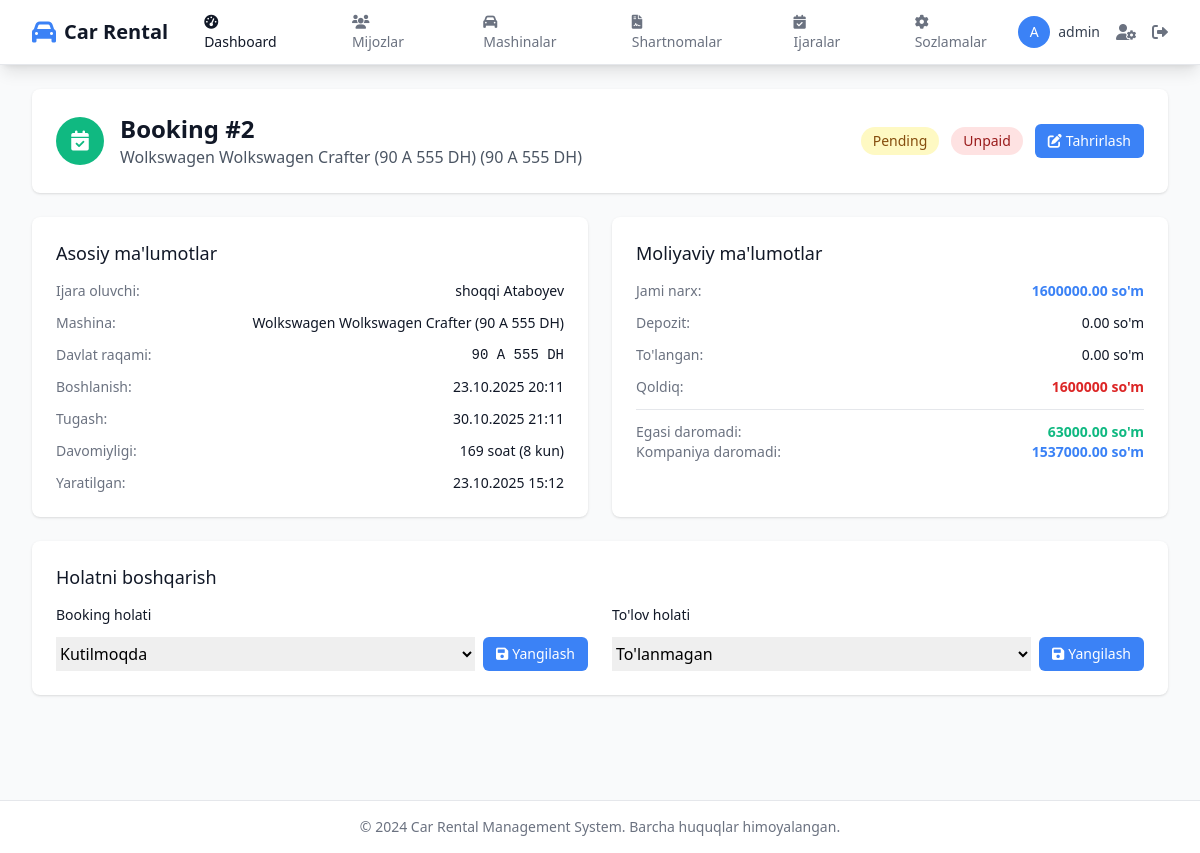
Page /bookings/2/ (signed in) on the earlier database version.
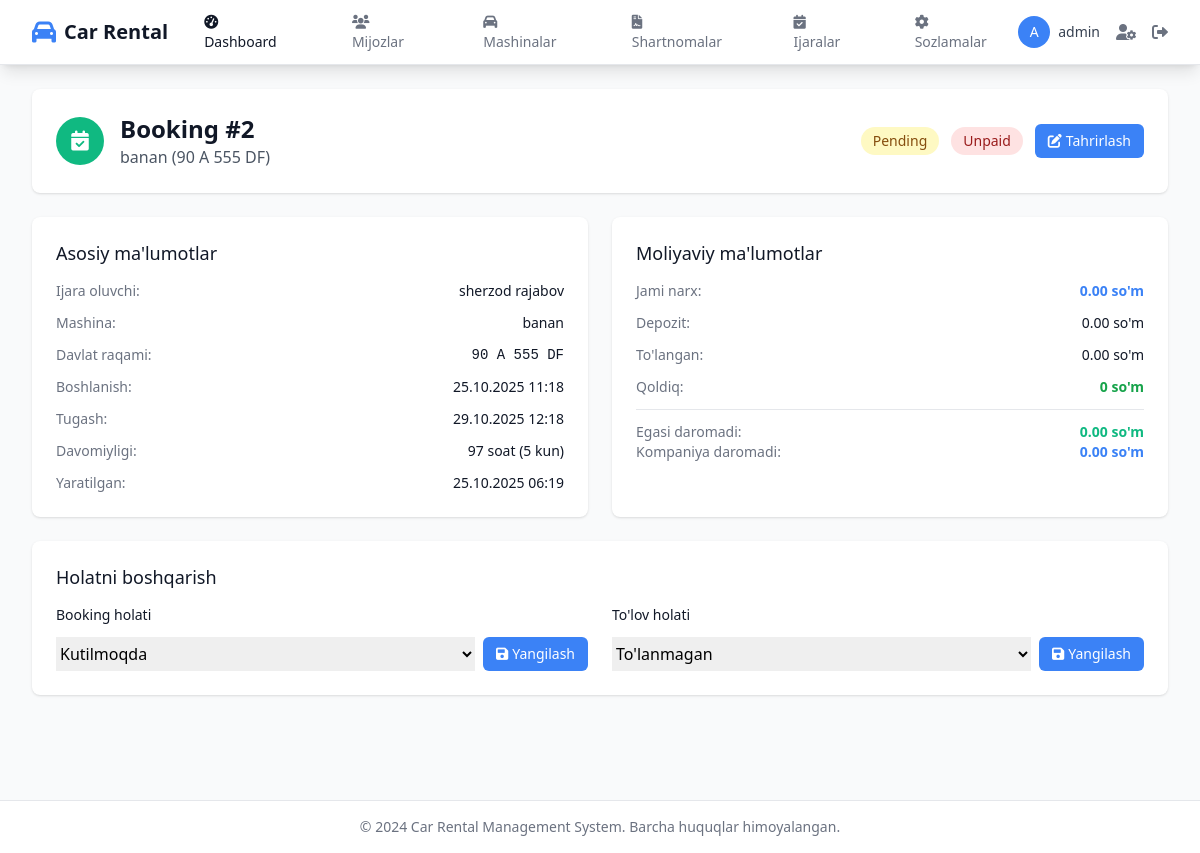
Same page on the later database version.
### bookings/models.py (models this page shows, shortened)
class Booking(models.Model):
    STATUS_CHOICES = [
        ("pending", "Pending"),
        ("active", "Active"),
        ("completed", "Completed"),
        ("cancelled", "Cancelled"),
    ]
    PAYMENT_STATUS_CHOICES = [
        ("unpaid", "Unpaid"),
        ("partial", "Partial"),
        ("paid", "Paid"),
    ]
    PAYMENT_TYPES = [
        ('deposit', 'Depozit'),
        ('advance', 'Oldindan to\'lov'),
        ('final', 'Yakuniy to\'lov'),
        ('other', 'Boshqa')
    ]
    renter = models.ForeignKey(CustomUser, on_delete=models.CASCADE, related_name="bookings")
    vehicle = models.ForeignKey(Vehicle, on_delete=models.CASCADE, related_name="bookings")
    start_at = models.DateTimeField()
    end_at = models.DateTimeField()
    status = models.CharField(max_length=20, choices=STATUS_CHOICES, default="pending")
    payment_status = models.CharField(max_length=20, choices=PAYMENT_STATUS_CHOICES, default="unpaid")
    total_price = models.DecimalField(
        max_digits=12,
        decimal_places=2,
        default=Decimal("0.00"),
        blank=True,
        null=True
    )
    deposit_amount = models.DecimalField(
        max_digits=10,
        decimal_places=2,
        default=Decimal("0.00"),
        blank=True,
        null=True
    )
    paid_amount = models.DecimalField(
        max_digits=12,
        decimal_places=2,
        default=Decimal("0.00"),
        blank=True,
        null=True
    )
    owner_earned = models.DecimalField(
        max_digits=12,
        decimal_places=2,
        default=Decimal("0.00"),
        blank=True,
        null=True
    )
    company_earned = models.DecimalField(
        max_digits=12,
        decimal_places=2,
        default=Decimal("0.00"),
        blank=True,
        null=True
    )
    created_at = models.DateTimeField(auto_now_add=True)
    updated_at = models.DateTimeField(auto_now=True)
    class Meta:
        ordering = ['-created_at']
    def duration_hours(self):
        delta = self.end_at - self.start_at
        return max(0, math.ceil(delta.total_seconds() / 3600))
    def duration_days(self):
        return math.ceil(self.duration_hours() / 24)

### vehicles/models.py (models this page shows, shortened)
class Vehicle(models.Model):
    STATUS_CHOICES = [
        ("inactive", "Faol emas"),
        ("available", "Mavjud"),
        ("rented", "Ijaraga berilgan"),
        ("maintenance", "Ta'mirda"),
    ]
    owner = models.ForeignKey(CustomUser, on_delete=models.CASCADE, related_name="vehicles")
    make = models.ForeignKey(CarMake, on_delete=models.SET_NULL, null=True, blank=True)
    model = models.ForeignKey(CarModel, on_delete=models.SET_NULL, null=True, blank=True)
    name = models.CharField(max_length=200, blank=True)
    plate_number = models.CharField(max_length=20, unique=True, validators=[plate_validator])
    year = models.PositiveSmallIntegerField(null=True, blank=True)
    daily_price = models.DecimalField(max_digits=10, decimal_places=2, default=Decimal("0.00"))
    hourly_price = models.DecimalField(max_digits=10, decimal_places=2, null=True, blank=True)
    status = models.CharField(max_length=20, choices=STATUS_CHOICES, default="inactive")
    created_at = models.DateTimeField(auto_now_add=True)
    updated_at = models.DateTimeField(auto_now=True)
    class Meta:
        ordering = ['-created_at']
    def __str__(self):
        display_name = self.name or f"{self.make} {self.model}" if self.make and self.model else "Unknown Vehicle"
        return f"{display_name} ({self.plate_number})"

class CarMake(models.Model):
    name = models.CharField(max_length=100, unique=True)
    def __str__(self):
        return self.name

class CarModel(models.Model):
    make = models.ForeignKey(CarMake, on_delete=models.CASCADE, related_name="models")
    name = models.CharField(max_length=100)
    class Meta:
        unique_together = ("make", "name")
    def __str__(self):
        return f"{self.make.name} {self.name}"

### accounts/models.py (models this page shows, shortened)
class CustomUser(AbstractUser):
    class Roles(models.TextChoices):
        OWNER = "owner", "Mashina egasi"
        RENTER = "renter", "Ijara oluvchi"
    role = models.CharField(max_length=10, choices=Roles.choices)
    phone = models.CharField(max_length=30, blank=True)
    is_verified = models.BooleanField(default=False)

### bookings/views.py (the view)
# urls.py: path('<int:pk>/', views.booking_detail, name='booking_detail'),
@login_required
def booking_detail(request, pk):
    booking = get_object_or_404(Booking, pk=pk)
    user = request.user
    if user.role == 'renter' and booking.renter != user:
        messages.error(request, 'Bu bookingni ko\'rish huquqingiz yo\'q.')
        return redirect('booking_list')
    elif user.role == 'owner' and booking.vehicle.owner != user:
        messages.error(request, 'Bu bookingni ko\'rish huquqingiz yo\'q.')
        return redirect('booking_list')
    elif user.role not in ['admin', 'owner', 'renter']:
        messages.error(request, 'Bu bookingni ko\'rish huquqingiz yo\'q.')
        return redirect('dashboard')
    context = {
        'booking': booking,
    }
    return render(request, 'bookings/booking_detail.html', context)

### templates/bookings/booking_detail.html (shortened to what the changed rows need)
{% extends 'base.html' %}
{% block content %}
<div class="space-y-6">
    <div class="bg-white shadow rounded-lg">
        <div class="px-4 py-5 sm:p-6">
            <div class="flex items-center justify-between">
                <div class="flex items-center">
                    <div class="ml-4">
                        <h1 class="text-2xl font-bold text-gray-900">Booking #{{ booking.id }}</h1>
                        <p class="text-gray-600">{{ booking.vehicle.name|default:booking.vehicle }} ({{ booking.vehicle.plate_number }})</p>
                    </div>
                </div>
                <div class="flex items-center space-x-3">
                    <span class="inline-flex items-center px-3 py-1 rounded-full text-sm font-medium
                        {% if booking.status == 'active' %}bg-green-100 text-green-800
                        {% elif booking.status == 'completed' %}bg-blue-100 text-blue-800
                        {% elif booking.status == 'cancelled' %}bg-red-100 text-red-800
                        {% else %}bg-yellow-100 text-yellow-800{% endif %}">
                        {{ booking.get_status_display }}
                    </span>
                    <span class="inline-flex items-center px-3 py-1 rounded-full text-sm font-medium
                        {% if booking.payment_status == 'paid' %}bg-green-100 text-green-800
                        {% elif booking.payment_status == 'partial' %}bg-yellow-100 text-yellow-800
                        {% else %}bg-red-100 text-red-800{% endif %}">
                        {{ booking.get_payment_status_display }}
                    </span>
                    <a href="{% url 'booking_update' booking.pk %}" class="inline-flex items-center px-3 py-2 border border-transparent text-sm leading-4 font-medium rounded-md text-white bg-primary hover:bg-secondary">
                        <i class="fas fa-edit mr-1"></i>
                        Tahrirlash
                    </a>
                </div>
            </div>
        </div>
    </div>
    <div class="grid grid-cols-1 gap-6 lg:grid-cols-2">
        <div class="bg-white shadow rounded-lg">
            <div class="px-4 py-5 sm:p-6">
                <dl class="space-y-3">
                    <div class="flex justify-between">
                        <dt class="text-sm font-medium text-gray-500">Ijara oluvchi:</dt>
                        <dd class="text-sm text-gray-900">{{ booking.renter.get_full_name|default:booking.renter.username }}</dd>
                    </div>
                    <div class="flex justify-between">
                        <dt class="text-sm font-medium text-gray-500">Mashina:</dt>
                        <dd class="text-sm text-gray-900">{{ booking.vehicle.name|default:booking.vehicle }}</dd>
                    </div>
                    <div class="flex justify-between">
                        <dt class="text-sm font-medium text-gray-500">Davlat raqami:</dt>
                        <dd class="text-sm text-gray-900 font-mono">{{ booking.vehicle.plate_number }}</dd>
                    </div>
                    <div class="flex justify-between">
                        <dt class="text-sm font-medium text-gray-500">Boshlanish:</dt>
                        <dd class="text-sm text-gray-900">{{ booking.start_at|date:"d.m.Y H:i" }}</dd>
                    </div>
                    <div class="flex justify-between">
                        <dt class="text-sm font-medium text-gray-500">Tugash:</dt>
                        <dd class="text-sm text-gray-900">{{ booking.end_at|date:"d.m.Y H:i" }}</dd>
                    </div>
                    <div class="flex justify-between">
                        <dt class="text-sm font-medium text-gray-500">Davomiyligi:</dt>
                        <dd class="text-sm text-gray-900">{{ booking.duration_hours }} soat ({{ booking.duration_days }} kun)</dd>
                    </div>
                    <div class="flex justify-between">
                        <dt class="text-sm font-medium text-gray-500">Yaratilgan:</dt>
                        <dd class="text-sm text-gray-900">{{ booking.created_at|date:"d.m.Y H:i" }}</dd>
                    </div>
                </dl>
            </div>
        </div>
        <div class="bg-white shadow rounded-lg">
            <div class="px-4 py-5 sm:p-6">
                <dl class="space-y-3">
                    <div class="flex justify-between">
                        <dt class="text-sm font-medium text-gray-500">Jami narx:</dt>
                        <dd class="text-sm text-gray-900 font-semibold text-primary">{{ booking.total_price }} so'm</dd>
                    </div>
                    <div class="flex justify-between">
                        <dt class="text-sm font-medium text-gray-500">Depozit:</dt>
                        <dd class="text-sm text-gray-900">{{ booking.deposit_amount }} so'm</dd>
                    </div>
                    <div class="flex justify-between">
                        <dt class="text-sm font-medium text-gray-500">To'langan:</dt>
                        <dd class="text-sm text-gray-900">{{ booking.paid_amount }} so'm</dd>
                    </div>
                    <div class="flex justify-between">
                        <dt class="text-sm font-medium text-gray-500">Qoldiq:</dt>
                        <dd class="text-sm text-gray-900 font-semibold {% if booking.total_price > booking.paid_amount %}text-red-600{% else %}text-green-600{% endif %}">
                            {{ booking.total_price|add:booking.paid_amount|floatformat:0 }} so'm
                        </dd>
                    </div>
                    <div class="border-t pt-3">
                        <div class="flex justify-between">
                            <dt class="text-sm font-medium text-gray-500">Egasi daromadi:</dt>
                            <dd class="text-sm text-gray-900 font-semibold text-success">{{ booking.owner_earned }} so'm</dd>
                        </div>
                        <div class="flex justify-between">
                            <dt class="text-sm font-medium text-gray-500">Kompaniya daromadi:</dt>
                            <dd class="text-sm text-gray-900 font-semibold text-primary">{{ booking.company_earned }} so'm</dd>
                        </div>
                    </div>
                </dl>
            </div>
        </div>
    </div>
    {% if user.role == 'admin' or user.role == 'owner' %}
    <div class="bg-white shadow rounded-lg">
        <div class="px-4 py-5 sm:p-6">
            <h3 class="text-lg leading-6 font-medium text-gray-900 mb-4">Holatni boshqarish</h3>
            <div class="grid grid-cols-1 gap-6 sm:grid-cols-2">
                <div>
                    <h4 class="text-sm font-medium text-gray-900 mb-3">Booking holati</h4>
                    <form method="post" action="{% url 'update_booking_status' booking.pk %}">
                        <div class="flex space-x-2">
                            <select name="status" class="flex-1 form-control">
                                <option value="pending" {% if booking.status == 'pending' %}selected{% endif %}>Kutilmoqda</option>
                            </select>
                            <button type="submit" class="inline-flex items-center px-3 py-2 border border-transparent text-sm leading-4 font-medium rounded-md text-white bg-primary hover:bg-secondary">
                                <i class="fas fa-save mr-1"></i>
                                Yangilash
                            </button>
                        </div>
                    </form>
                </div>
                <div>
                    <h4 class="text-sm font-medium text-gray-900 mb-3">To'lov holati</h4>
                    <form method="post" action="{% url 'update_payment_status' booking.pk %}">
                        <div class="flex space-x-2">
                            <select name="payment_status" class="flex-1 form-control">
                                <option value="unpaid" {% if booking.payment_status == 'unpaid' %}selected{% endif %}>To'lanmagan</option>
                            </select>
                            <button type="submit" class="inline-flex items-center px-3 py-2 border border-transparent text-sm leading-4 font-medium rounded-md text-white bg-primary hover:bg-secondary">
                                <i class="fas fa-save mr-1"></i>
                                Yangilash
                            </button>
                        </div>
                    </form>
                </div>
            </div>
        </div>
    </div>
    {% endif %}
</div>
{% endblock %}

Differences in the rows shown:
changed Booking "Pending": vehicle.name "Wolkswagen Wolkswagen Crafter (90 A 555 DH)" → "banan"; vehicle.plate_number "90 A 555 DH" → "90 A 555 DF"; renter.get_full_name "shoqqi Ataboyev" → "sherzod rajabov"; start_at "23.10.2025 20:11" → "25.10.2025 11:18"; end_at "30.10.2025 21:11" → "29.10.2025 12:18"; duration_hours "169" → "97"; duration_days "8" → "5"; created_at "23.10.2025 15:12" → "25.10.2025 06:19"; total_price "1600000.00" → "0.00"; total_price|add "1600000" → "0"; owner_earned "63000.00" → "0.00"; company_earned "1537000.00" → "0.00"
